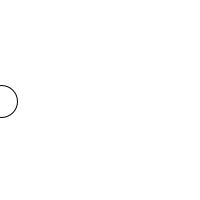
Frame 1 (no input)
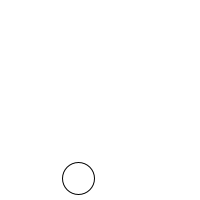
Frame 60 (the mouse pressed at the canvas centre just before this capture)
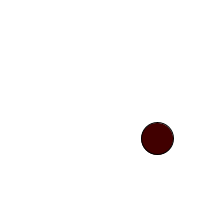
Frame 120 (the mouse held since frame 60 and released just before this capture)

The Processing sketch that drew these frames (run headless with seeded random() and noise(); from frame 60 on, the mouse is pressed at the canvas centre):

// Processing sketch: processing_101571
// ── processing_101571.pde

float x = 0;
float y = 100;
float speedX= 1.31;
float speedY =1.31;
void setup() {
 size(200, 200);
smooth(); 
}
void draw() {
  background(255);
 x = x + speedX;
if(x > width || x < 0) {
 speedX = speedX * -1.1;
 fill(abs(speedX)*50, 0, 0);

} 
y = y + speedY;
if(y > height || y < 0) {
 speedY = speedY * -1.1;
 fill(abs(speedX)*50, 0, 0);
} 
 stroke(0);
 //fill(175);
 ellipse(x, y, 32, 32);
}
